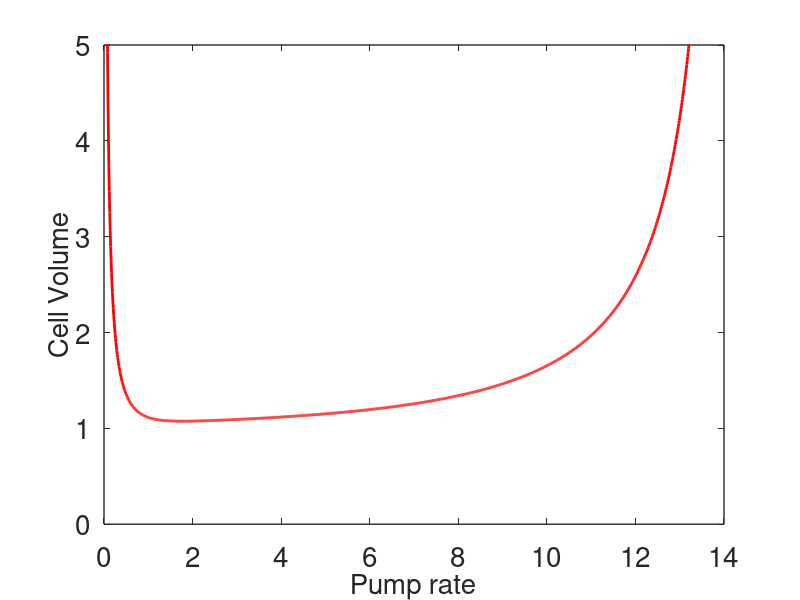
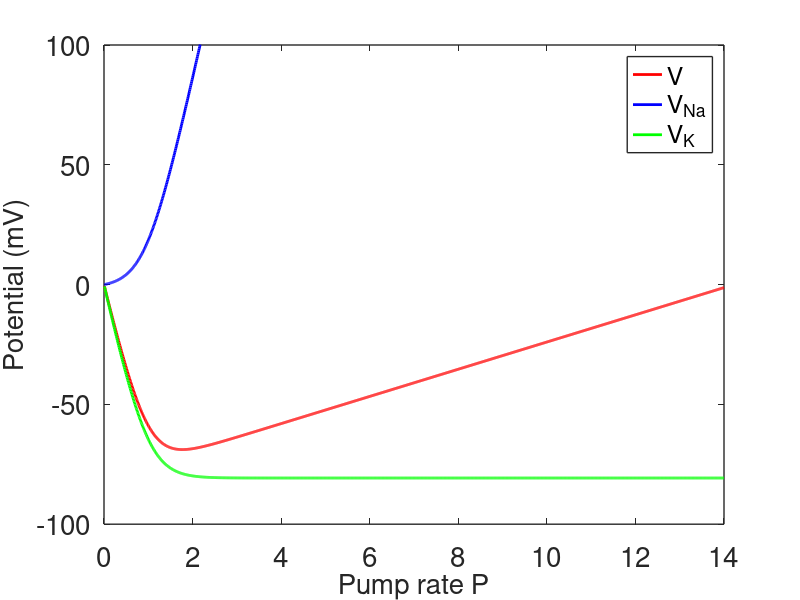
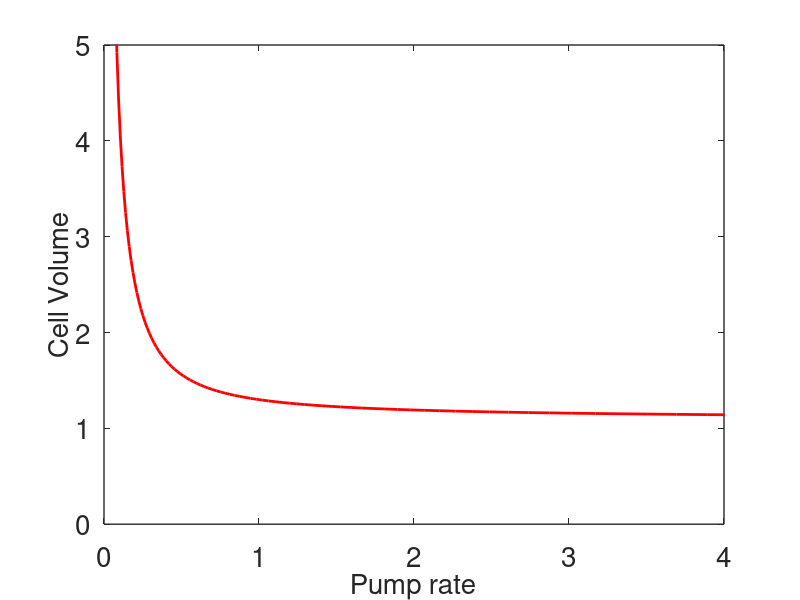
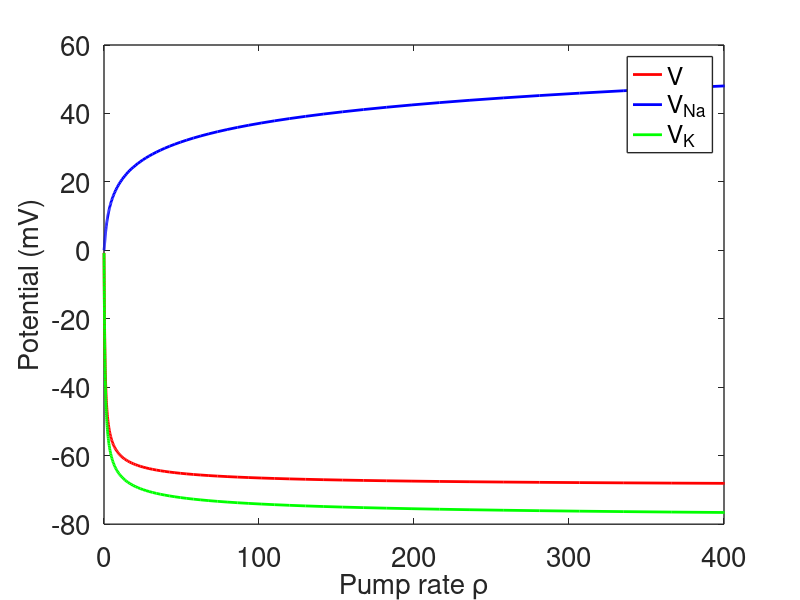

Write MATLAB code to recreate these figures, in order.
%this file makes plots for the original pump-leak model
set(0,                           ...
   'defaultaxesfontsize', 20,   ...
   'defaultaxeslinewidth', 1.0, ...
   'defaultlinelinewidth', 2.0); 
  
%set parameter values
Ne = 437;
Ke = 20;
gamma = 0.11;
zx = -1;
RTbyF = 25.8;

p = [0.01:.01:14];  %pump rate values could go to 14.3

alpha = (Ne*exp(-3*p)+Ke*exp(2*p*gamma))/(Ne+Ke);
 
 
mu=(1 + sqrt(-alpha*zx^2 + zx^2 + alpha))./(2*(1 - alpha))
y = (-zx+sqrt(zx^2+4*alpha.*mu.^2))./(2*alpha.*mu);


v= -RTbyF*log(y);
 vna = RTbyF*(3*p-log(y));
 vk = RTbyF*(-2*p*gamma-log(y));
figure(1)
plot(p,mu,'r','linewidth',2)
axis([0 14 0 5])
xlabel('Pump rate','fontsize',20)
ylabel('Cell Volume','fontsize',20)
 
figure(2)
plot(p,v,'r',p,vna,'b',p,vk,'g','linewidth',2)
legend('V','V_{Na}','V_K','fontsize',18)
xlabel('Pump rate P','fontsize',20)
ylabel('Potential (mV)','fontsize',20)
axis([0 14 -100 100])
 

% Now the modified model with P = rho u^3

u = y.*exp(-3*p);

rho=p./ u.^3;
% plot everything as a function of rho
 
figure(3)
plot(rho,mu,'r','linewidth',2)
axis([0 4  0 5])
xlabel('Pump rate','fontsize',20)
ylabel('Cell Volume','fontsize',20)
 
 figure(4)
plot(rho,v,'r',rho,vna,'b',rho,vk,'g','linewidth',2)
legend('V','V_{Na}','V_K','fontsize',18)
xlabel('Pump rate \rho','fontsize',20)
ylabel('Potential (mV)','fontsize',20)
 axis([0 400 -80 60])
 

% now include the effect of potential on the pump rate
rhoy=p./ (u.^3.*y);


% plot everything as a function of rho
 
figure(5)
plot(rho,mu,'r','linewidth',2)
axis([0 4  0 5])
xlabel('Pump rate','fontsize',20)
ylabel('Cell Volume','fontsize',20)
 
figure(6)
plot(rho,v,'r',rho,vna,'b',rho,vk,'g','linewidth',2)
legend('V','V_{Na}','V_K','fontsize',18)
xlabel('Pump rate \rho','fontsize',20)
ylabel('Potential (mV)','fontsize',20)
 axis([0 400 -80 60])
 
